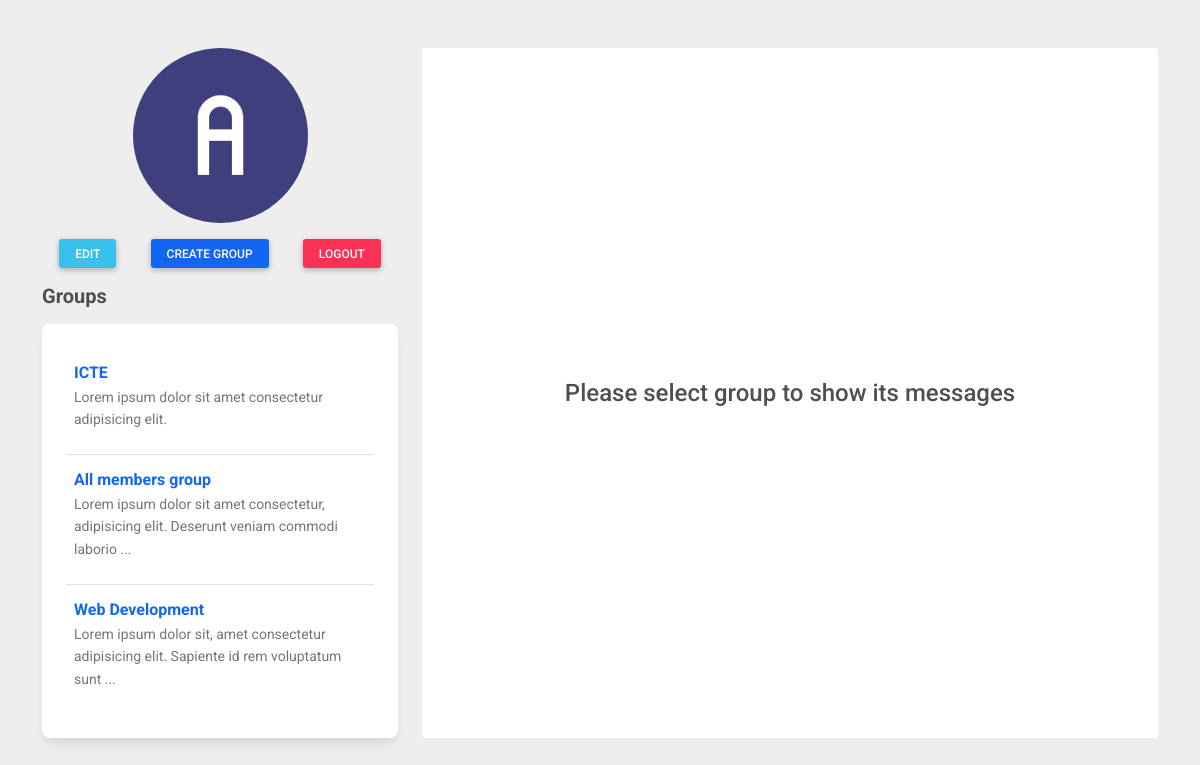
Screenshot of /chatroom.php (signed in) with the database file from the repository.
### tables this page shows
CREATE TABLE `chat_user_table` (
  `user_id` int(11) NOT NULL,
  `user_name` varchar(255) NOT NULL,
  `user_email` varchar(255) NOT NULL,
  `user_password` varchar(255) NOT NULL,
  `user_profile` varchar(255) NOT NULL,
  `user_status` enum('Disabled','Enable') NOT NULL,
  `user_created_on` datetime NOT NULL,
  `user_verification_code` varchar(255) NOT NULL,
  `user_login_status` enum('Logout','Login') NOT NULL,
  `session_id` varchar(255) DEFAULT NULL,
  `connection_id` int(11) DEFAULT NULL
);

CREATE TABLE `groups` (
  `id` int(11) NOT NULL,
  `user_creator_id` int(11) NOT NULL,
  `name` varchar(255) NOT NULL,
  `description` text NOT NULL,
  `created_at` timestamp NOT NULL DEFAULT current_timestamp() ON UPDATE current_timestamp()
);

### core/classes/Database_connection.php (called while the page is built)
<?php
class Database_connection {
    function connect() {
        $dsn = 'mysql:host=localhost;dbname=tchat';
        $user = 'root';
        $pass = '';
        $option = array(
            PDO::MYSQL_ATTR_INIT_COMMAND => 'SET NAMES utf8',
        );
        try{
            $con = new PDO($dsn, $user, $pass, $option);
            $con->setAttribute(PDO::ATTR_ERRMODE, PDO::ERRMODE_EXCEPTION);
            return $con;
        }
        catch(PDOException $e) {
            return false;
        }
    }
}
?>

### core/init.php (called while the page is built, shortened)
<?php
    require 'classes/Database_connection.php';
    require 'classes/ChatUser.php';
    $user_object = new ChatUser;
?>

### core/classes/ChatUser.php (called while the page is built, shortened)
<?php
class ChatUser {
    public $connect;
    public function __construct()
    {
        $database_object = new Database_connection();
        $this->connect = $database_object->connect();
    }
    function is_logged_in() {
        return isset($_SESSION["user_data"])? true: false;
    }
    function get_login_user_info() {
        if($this->is_logged_in()){
            $query = 'SELECT * FROM chat_user_table WHERE user_id = :user_id';
            $statement = $this->connect->prepare($query);
            $statement->bindParam(':user_id', $_SESSION["user_data"]["id"]);
            $statement->execute();
            return $statement->fetch(PDO::FETCH_ASSOC);
        }else{
            return false;
        }
    }
    function get_login_user_groups() {
        $query = 'SELECT * FROM groups WHERE id IN (SELECT group_id FROM groups_users WHERE user_id = :user_id)';
        $statement = $this->connect->prepare($query);
        $statement->bindParam(':user_id', $_SESSION['user_data']['id']);
        $statement->execute();
        $groups = $statement->fetchAll(PDO::FETCH_ASSOC);
        return $groups;
    }
}
?>

### chatroom.php (the view, shortened to what this page needs)
<?php
    include 'core/init.php';
    $user_data = $user_object->get_login_user_info();
    $groups = $user_object->get_login_user_groups();
?>
<!DOCTYPE html>
<html lang="en">
<head>
    <link rel="stylesheet" href="https://use.fontawesome.com/releases/v5.15.2/css/all.css" />
    <link rel="stylesheet" href="vendor-front/bootstrap-5.3.0/bootstrap.css">
    <link rel="stylesheet" href="vendor-front/css/parsley.css">
    <link rel="stylesheet" href="<?php echo BASE_URL?>/vendor-front/css/bootstrap-chat.min.css" />
    <link rel="stylesheet" href="<?php echo BASE_URL?>/vendor-front/css/style.css">
</head>
<body>
  <section style="background-color: #eee;" class="main-section">
    <div class="container py-5">
      <div class="row">
        <div class="col-md-5 col-lg-4 col-xl-4 mb-4 mb-md-0">
          <div class="mb-3" id="image-profile">
              <img src="<?php echo BASE_URL . "/" . $user_data["user_profile"]?>" alt="" class="d-block mx-auto">
              <div class="d-flex justify-content-around mt-3">
                <a href="<?php echo BASE_URL ?>/profile.php" class="btn btn-info btn-sm">Edit</a>
                <a href="#" class="btn btn-primary btn-sm" data-bs-toggle="modal" data-bs-target="#create-group">Create group</a>
                <a href="<?php echo BASE_URL ?>/logout.php" class="btn btn-danger btn-sm">Logout</a>
              </div>
          </div>
          <h5 class="font-weight-bold mb-3 text-center text-lg-start">Groups</h5>
          <div class="card">
            <div class="card-body">
              <ul class="list-unstyled mb-0 groups-list">
                <?php if(!empty($groups)) {
                  foreach($groups as $group) { ?>
                  <li class="p-2 group" data-group="<?php echo $group["id"] ?>">
                    <a href="javascript:void(0)" class="d-flex justify-content-between">
                      <div class="d-flex flex-row">
                        <div class="pt-1">
                          <p class="fw-bold mb-0"><?php echo $group["name"] ?></p>
                          <p class="small text-muted group-description"><?php echo $group["description"] ?></p>
                        </div>
                      </div>
                    </a>
                  </li>
                <?php
                  }
                } ?>
              </ul>
            </div>
          </div>
        </div>
        <div class="col-md-7 col-lg-8 col-xl-8">
          <ul class="list-unstyled h-100" id="messages">
            <li class="bg-white mb-3 h-100 d-flex align-items-center justify-content-center h4 rounded text-center">
                Please select group to show its messages
            </li>
          </ul>
        </div>
      </div>
    </div>
  </section>
</body>
</html>

### rows the page displays
chat_user_table: user_profile (picture)
groups: name "ICTE", description "Lorem ipsum dolor sit amet consectetur adipisicing elit."
groups: name "All members group", description "Lorem ipsum dolor sit amet consectetur, adipisicing elit. Deserunt veniam commodi laborio ..."
groups: name "Web Development", description "Lorem ipsum dolor sit, amet consectetur adipisicing elit. Sapiente id rem voluptatum sunt ..."
